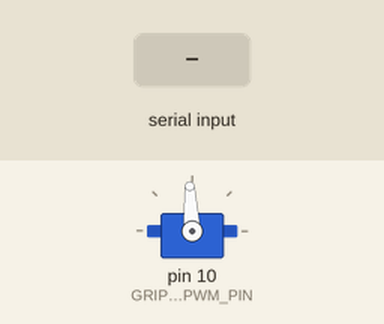
This sketch was run on a simulated Arduino Uno, built with avr-gcc and run on an emulated ATmega328P. Shown: servo. The inputs (shaded band) are chosen by the test bench.

Above: at 1.2 s.
1.3 s: "O" received over Serial
At 2.3 s:
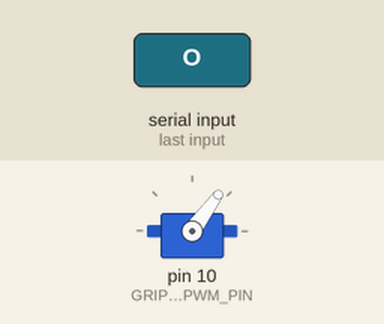
2.8 s: "C" received over Serial
At 3.5 s:
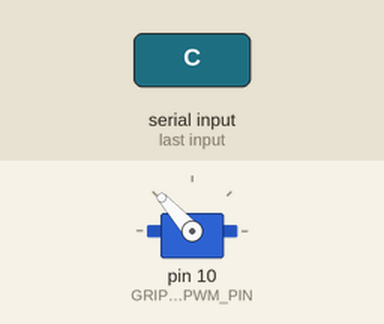
4.3 s: "S" received over Serial
At 4.6 s:
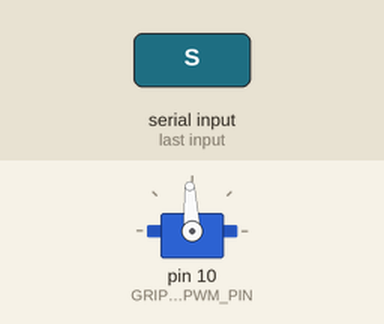
Timing chart, 0 to 7.3 s (numbered marks = the images above; inputs shaded):
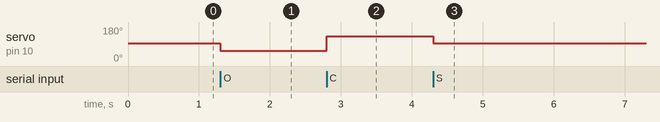

Measured:
- after the input at 1.3 s, servo on pin 10 (GRIPPER_PWM_PIN): 93° → 54° at once
- after the input at 2.8 s, servo on pin 10 (GRIPPER_PWM_PIN): 54° → 132° at once
- after the input at 4.3 s, servo on pin 10 (GRIPPER_PWM_PIN): 132° → 93° at once

The sketch:

gripper_serial_teensy.ino
```cpp
#include "Servo.h"

#define GRIPPER_PWM_PIN   10
#define OPEN_PWM_US       1100
#define CLOSE_PWM_US      1900
#define STOP_PWM_US       1500

Servo gripper;

void setup() {
  Serial.begin(57600);
  gripper.attach(GRIPPER_PWM_PIN);
  gripper.writeMicroseconds(STOP_PWM_US);
}

void loop() {
  if (Serial.available() > 0) {
    char cmd = Serial.read();
    switch (cmd) {
      case 'O': gripper.writeMicroseconds(OPEN_PWM_US);  break;
      case 'C': gripper.writeMicroseconds(CLOSE_PWM_US); break;
      case 'S': gripper.writeMicroseconds(STOP_PWM_US);  break;
    }
  }
}
```
